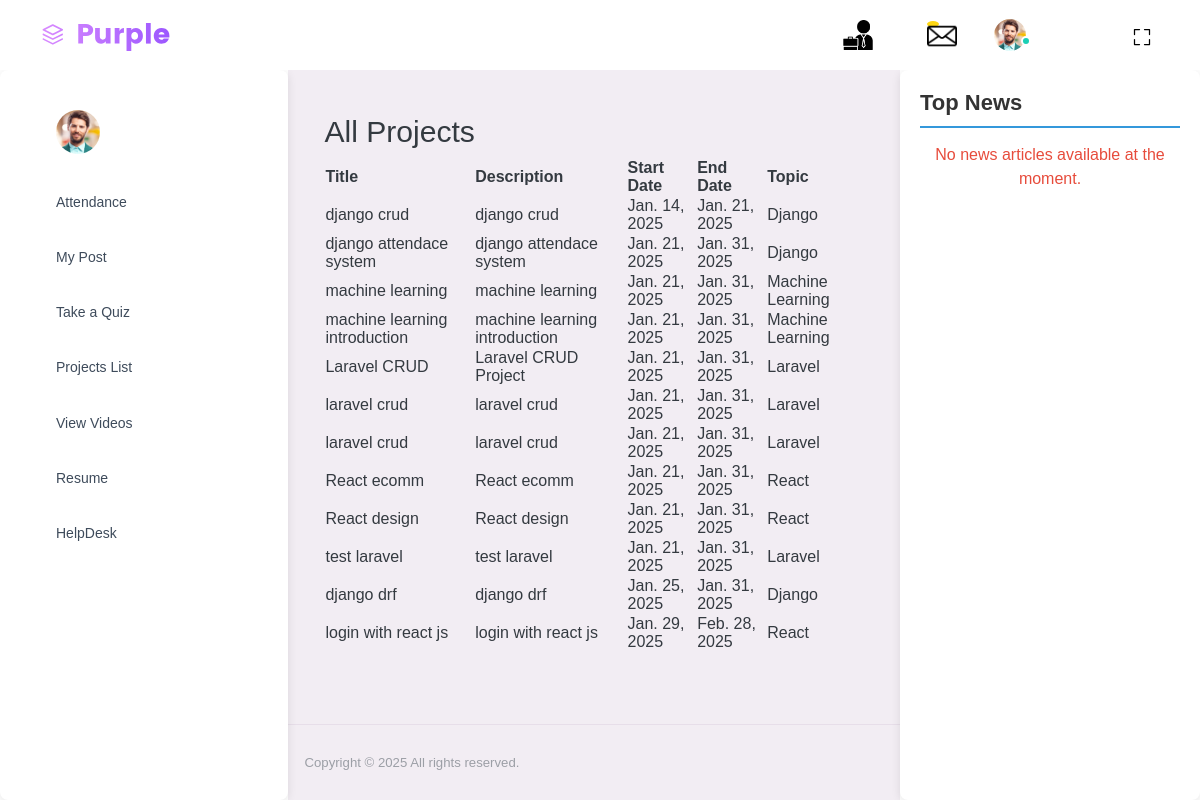
The page /list_projects/ on the database its author committed.
### user_management/models.py (models this page shows, shortened)
class Project(models.Model):
    TOPIC_CHOICES = [
        ('Django', 'Django'),
        ('Machine Learning', 'Machine Learning'),
        ('AI', 'AI'),
        ('Laravel', 'Laravel'),
        ('React', 'React'),
    ]
    title = models.CharField(max_length=200)
    document = models.FileField(upload_to='projects/', null=True, blank=True)
    document_link=models.CharField(max_length=200,null=True)
    description = models.TextField()
    start_date = models.DateField()
    end_date = models.DateField()
    topic = models.CharField(max_length=50,null=True, choices=TOPIC_CHOICES)

### user_management/views.py (the view)
# urls.py: path('list_projects/', views.admin_list_projects, name='admin_list_projects'),
def admin_list_projects(request):
    projects = Project.objects.all()
    return render(request, 'user_management/admin_list_projects.html', {'projects': projects})

### user_management/context_processors.py (called while the page is built)
def get_news(request):
    url = 'https://newsapi.org/v2/top-headlines?country=us&apiKey=1dc725c4b44746cbba9103a3d479147f'
    response = requests.get(url)
    if response.status_code == 200:
        news_data = response.json()
        articles = news_data.get('articles', [])
    else:
        articles = []
    return {'articles': articles}

### user_management/templates/user_management/admin_list_projects.html
{% extends "user_management/base.html" %}
{% block content %}
<h2>All Projects</h2>
<table>
    <thead>
        <tr>
            <th>Title</th>
            <th>Description</th>
            <th>Start Date</th>
            <th>End Date</th>
            <th>Topic</th>
        </tr>
    </thead>
    <tbody>
        {% for project in projects %}
        <tr>
            <td>{{ project.title }}</td>
            <td>{{ project.description }}</td>
            <td>{{ project.start_date }}</td>
            <td>{{ project.end_date }}</td>
            <td>{{ project.topic }}</td>
        </tr>
        {% empty %}
        <tr>
            <td colspan="5">No projects available.</td>
        </tr>
        {% endfor %}
    </tbody>
</table>
{% endblock %}

### rows shown on the page
Project: title "django crud", description "django crud", start_date "Jan. 14, 2025", end_date "Jan. 21, 2025", topic "Django"
Project: title "django attendace system", description "django attendace system", start_date "Jan. 21, 2025", end_date "Jan. 31, 2025", topic "Django"
Project: title "machine learning", description "machine learning", start_date "Jan. 21, 2025", end_date "Jan. 31, 2025", topic "Machine Learning"
Project: title "machine learning introduction", description "machine learning introduction", start_date "Jan. 21, 2025", end_date "Jan. 31, 2025", topic "Machine Learning"
Project: title "Laravel CRUD", description "Laravel CRUD Project", start_date "Jan. 21, 2025", end_date "Jan. 31, 2025", topic "Laravel"
Project: title "laravel crud", description "laravel crud", start_date "Jan. 21, 2025", end_date "Jan. 31, 2025", topic "Laravel"
Project: title "laravel crud", description "laravel crud", start_date "Jan. 21, 2025", end_date "Jan. 31, 2025", topic "Laravel"
Project: title "React ecomm", description "React ecomm", start_date "Jan. 21, 2025", end_date "Jan. 31, 2025", topic "React"
Project: title "React design", description "React design", start_date "Jan. 21, 2025", end_date "Jan. 31, 2025", topic "React"
Project: title "test laravel", description "test laravel", start_date "Jan. 21, 2025", end_date "Jan. 31, 2025", topic "Laravel"
Project: title "django drf", description "django drf", start_date "Jan. 25, 2025", end_date "Jan. 31, 2025", topic "Django"
Project: title "login with react js", description "login with react js", start_date "Jan. 29, 2025", end_date "Feb. 28, 2025", topic "React"
